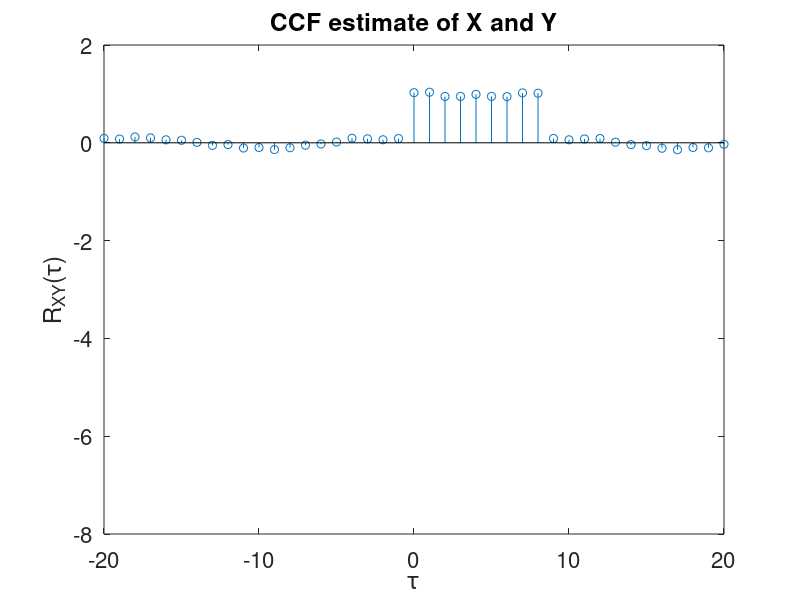
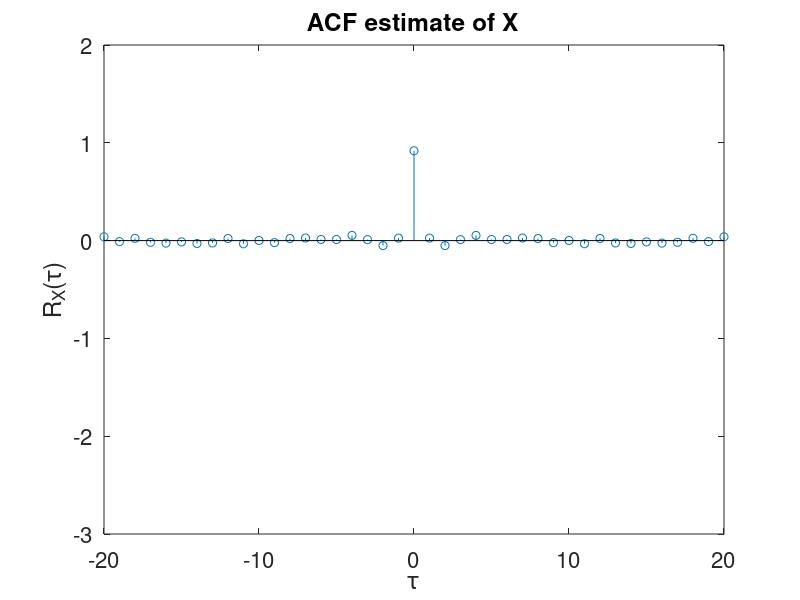

These charts were generated, in order, by the following MATLAB code:
clear all
x = randn(1,1000);
y = filter(ones(9,1),(1),x);


[c, lags] = xcorr(y, x, 'unbiased')
[z, lags1] = xcorr(x, 'unbiased')

figure

stem(lags, c)
title('CCF estimate of X and Y' )
xlabel('\tau')
ylabel('R_{XY}(\tau)')
set(gca,'FontSize',16)
xlim([-20 20])

figure
stem(lags1, z)
title('ACF estimate of X' )
xlabel('\tau')
ylabel('R_{X}(\tau)')
set(gca,'FontSize',16)
xlim([-20 20])
